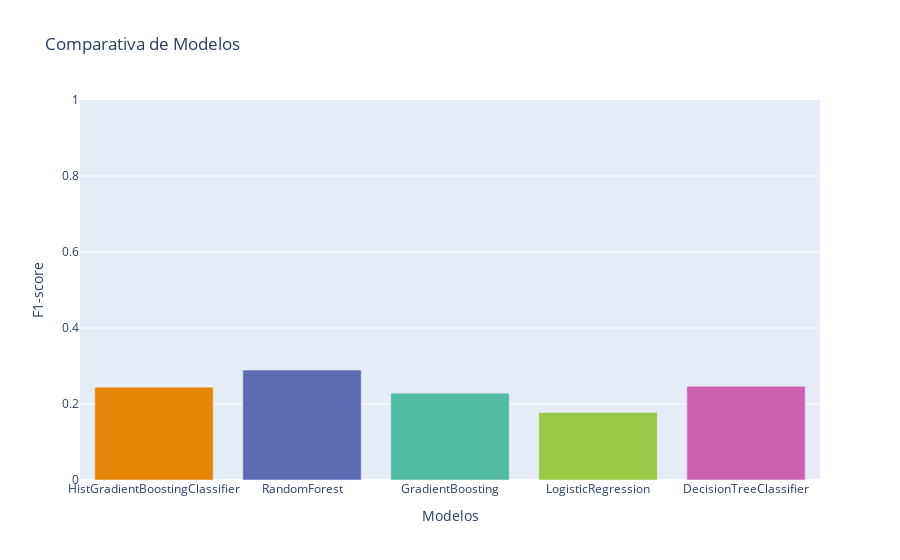

Notebook code for this chart:
### Markdown cell above
Se observa que el `RandomForest` tiene una mayor área bajo la curva PR. Es un indicador de que se comporta mejor en cuanto al precisión y recall de la clase minoritaria.

### Code cell
# LISTA DE MODELOS Y F1-SCORES
model_names = [model[0] for model in models]
colors = px.colors.qualitative.Vivid

# CREAR UNA GRÁFICA DE BARRAS
fig = go.Figure(data=[go.Bar(x=model_names,
                             y=f1_testeo_scores,
                             marker_color=colors)])

# PERSONALIZAR Y MOSTRAR LA GRÁFICA
fig.update_layout(title='Comparativa de Modelos',
                  xaxis_title='Modelos',
                  yaxis_title='F1-score',
                  yaxis=dict(range=[0, 1]))

fig.show()

### Figure 1 — Plotly figure (JSON) as saved in the notebook; plotly's stock layout.template omitted (floating-point values rounded to 4 significant figures)
{"data": [{"marker": {"color": ["rgb(229, 134, 6)", "rgb(93, 105, 177)", "rgb(82, 188, 163)", "rgb(153, 201, 69)", "rgb(204, 97, 176)", "rgb(36, 121, 108)", "rgb(218, 165, 27)", "rgb(47, 138, 196)", "rgb(118, 78, 159)", "rgb(237, 100, 90)", "rgb(165, 170, 153)"]}, "type": "bar", "x": ["HistGradientBoostingClassifier", "RandomForest", "GradientBoosting", "LogisticRegression", "DecisionTreeClassifier"], "y": [0.2444, 0.2892, 0.2285, 0.1775, 0.2466]}], "layout": {"title": {"text": "Comparativa de Modelos"}, "xaxis": {"title": {"text": "Modelos"}}, "yaxis": {"range": [0, 1], "title": {"text": "F1-score"}}}}
